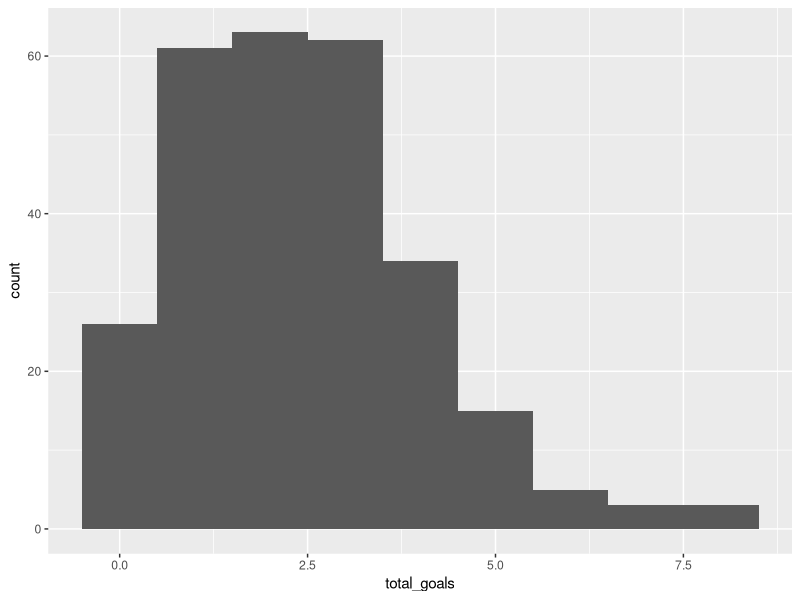

Recreate this plot in R.
library(readxl)
historical_df <- read_xlsx("www/WorldCupMatches.xlsx")

recent_df <- historical_df[historical_df$Year >= 2002,]
recent_df$total_goals <- recent_df$`Home Team Goals` + recent_df$`Away Team Goals`
recent_df$Draw <- F
for (i in 1:nrow(recent_df)) {
  if (recent_df$`Home Team Goals`[i] == recent_df$`Away Team Goals`[i]){
    recent_df$Draw[i] <- T
  }
}


average_goals_per_game <- mean(recent_df$total_goals)
standard_deviation_goals_per_game <- sd(recent_df$total_goals)

library(ggplot2)
ggplot(recent_df) +
  geom_histogram(aes(x = total_goals), binwidth = 1)


draw_probability <- sum(recent_df$Draw) / nrow(recent_df)

sample(recent_df$total_goals, 1)
zero <- nrow(recent_df[recent_df$total_goals == 0,]) / nrow(recent_df)
one <- nrow(recent_df[recent_df$total_goals == 1,]) / nrow(recent_df)
two <- nrow(recent_df[recent_df$total_goals == 2,]) / nrow(recent_df)
three <- nrow(recent_df[recent_df$total_goals == 3,]) / nrow(recent_df) 
four <- nrow(recent_df[recent_df$total_goals == 4,]) / nrow(recent_df)
five <- nrow(recent_df[recent_df$total_goals == 5,]) / nrow(recent_df) 
six <- nrow(recent_df[recent_df$total_goals == 6,]) / nrow(recent_df)
seven <- nrow(recent_df[recent_df$total_goals == 7,]) / nrow(recent_df)
eight <- nrow(recent_df[recent_df$total_goals == 8,]) / nrow(recent_df)

goal_n_probs <- data.frame(goals_n = 0:8,
                           probability = c(zero, one, two, three, four,
                                           five, six, seven, eight))
goal_n_probs$cutoff <- 1
goal_n_probs$cutoff[1] <- goal_n_probs$cutoff[2] + goal_n_probs$probability[1]
goal_n_probs$cutoff[2] <- goal_n_probs$cutoff[3] + goal_n_probs$probability[2]
goal_n_probs$cutoff[3] <- goal_n_probs$cutoff[4] + goal_n_probs$probability[3]
goal_n_probs$cutoff[4] <- goal_n_probs$cutoff[5] + goal_n_probs$probability[4]
goal_n_probs$cutoff[5] <- goal_n_probs$cutoff[6] + goal_n_probs$probability[5]
goal_n_probs$cutoff[6] <- goal_n_probs$cutoff[7] + goal_n_probs$probability[6]
goal_n_probs$cutoff[7] <- goal_n_probs$cutoff[8] + goal_n_probs$probability[7]
goal_n_probs$cutoff[8] <- goal_n_probs$cutoff[9] + goal_n_probs$probability[8]
goal_n_probs$cutoff[9] <- 0 + goal_n_probs$probability[9]

sum(goal_n_probs$probability)

write.csv(goal_n_probs, "www/goal_number_probabilities.csv", row.names = F)
